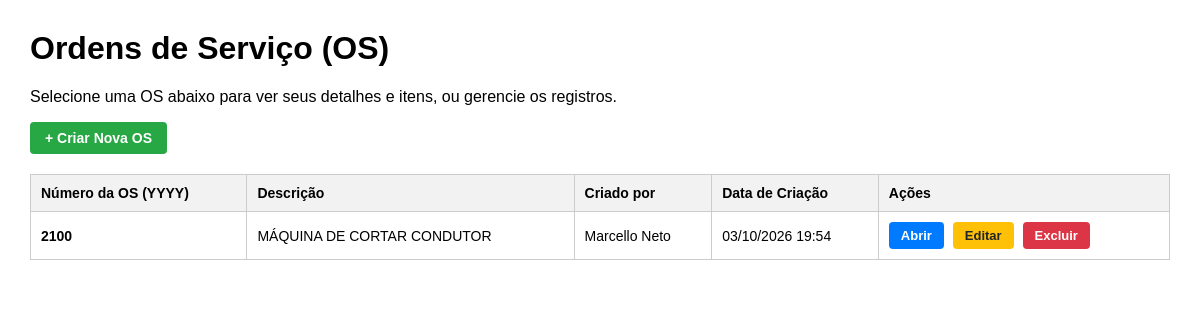
The app's page / (signed in) with its own data.
### main/models.py (models this page shows, shortened)
class OrdemServico(models.Model):
    numero_os = models.CharField(max_length=50, unique=True, verbose_name="Ordem de Serviço (OS - YYYY)")
    descricao = models.CharField(max_length=200, verbose_name="Descrição da OS")
    criado_por = models.CharField(max_length=50, choices=CRIADOR_CHOICES, verbose_name="Criado por")
    criado_em = models.DateTimeField(auto_now_add=True)

### main/views.py (the view)
# urls.py: path('', views.lista_os_view, name='lista_os'),
def lista_os_view(request):
    ordens_servico = OrdemServico.objects.all().order_by('-id')
    return render(request, 'main/lista_os.html', {'ordens_servico': ordens_servico})

### main/templates/main/lista_os.html (shortened to what this page needs)
<!DOCTYPE html>
<html lang="pt-br">
<head>
</head>
<body>
    <h1>Ordens de Serviço (OS)</h1>
    <p>Selecione uma OS abaixo para ver seus detalhes e itens, ou gerencie os registros.</p>
    <p>
        <a href="{% url 'cadastrar_os' %}" class="btn btn-success">+ Criar Nova OS</a>
    </p>
    <table>
        <thead>
            <tr>
                <th>Número da OS (YYYY)</th>
                <th>Descrição</th>
                <th>Criado por</th>
                <th>Data de Criação</th>
                <th>Ações</th>
            </tr>
        </thead>
        <tbody>
            {% for os in ordens_servico %}
            <tr>
                <td><strong>{{ os.numero_os }}</strong></td>
                <td>{{ os.descricao }}</td>
                <td>{{ os.criado_por }}</td>
                <td>{{ os.criado_em|date:"d/m/Y H:i" }}</td>
                <td>
                    <a href="{% url 'detalhe_os' os.id %}" class="btn">Abrir</a>
                    <a href="{% url 'editar_os' os.id %}" class="btn btn-warning">Editar</a>
                    <a href="{% url 'excluir_os' os.id %}" class="btn btn-danger">Excluir</a>
                </td>
            </tr>
            {% empty %}
            <tr>
                <td colspan="5">Nenhuma Ordem de Serviço cadastrada até o momento.</td>
            </tr>
            {% endfor %}
        </tbody>
    </table>
</body>
</html>

### main/templates/main/lista_os.html (style rules this page uses)
body { font-family: Arial, sans-serif; margin: 30px; }
table { width: 100%; border-collapse: collapse; margin-top: 20px; font-size: 14px; }
th, td { border: 1px solid #ccc; padding: 10px; text-align: left; }
th { background-color: #f2f2f2; }
.btn { background: #007bff; color: white; padding: 6px 12px; text-decoration: none; border-radius: 4px; font-size: 13px; font-weight: bold; margin-right: 5px; display: inline-block; }
.btn-success { background: #28a745; padding: 8px 15px; font-size: 14px; }
.btn-warning { background: #ffc107; color: #212529; }
.btn-danger { background: #dc3545; }

### records on screen
OrdemServico: numero_os "2100", descricao "MÁQUINA DE CORTAR CONDUTOR", criado_por "Marcello Neto", criado_em "03/10/2026 19:54"
